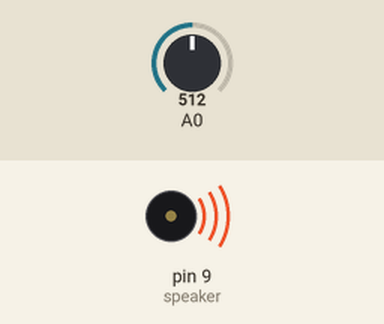
Simulated run of this sketch. Board: Arduino Uno, built with avr-gcc and run on an emulated ATmega328P. On the bench: buzzer (waves = sounding). Inputs (shaded band) come from the test bench; at power-on: A0 = 512.

Above: at 1.2 s.
1.3 s: A0 set to 984
At 2.3 s:
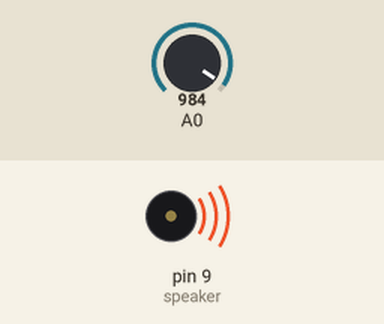
2.8 s: A0 set to 1006
At 3.7 s:
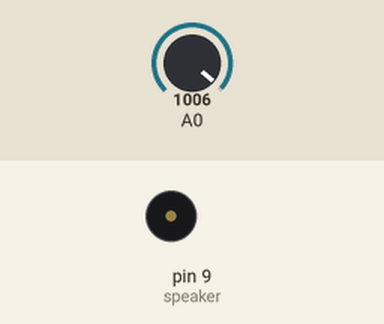
4.3 s: A0 set to 900
At 4.8 s:
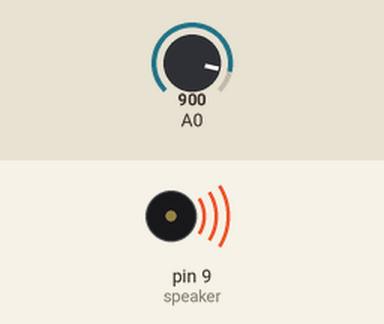
5.8 s: A0 set to 1023
At 7.2 s:
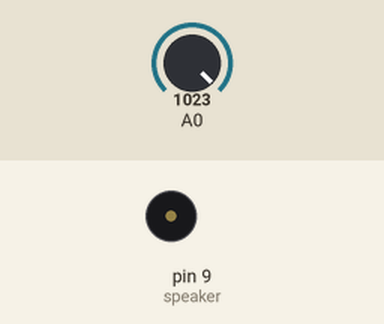
Timing chart, 0 to 8.3 s (numbered marks = the images above; inputs shaded):
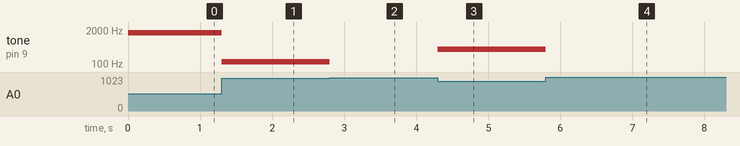

Measured:
- the behaviour switches between 990 and 991 on A0 (found by bisection; images 1 and 2)
- after the input at 1.3 s, tone on pin 9 (speaker): 1536 Hz → 120 Hz at once
- after the input at 2.8 s, tone on pin 9 (speaker): 120 Hz → silent at once
- after the input at 4.3 s, tone on pin 9 (speaker): silent → 372 Hz at once
- after the input at 5.8 s, tone on pin 9 (speaker): 372 Hz → silent at once

The sketch:

misophone.ino
```cpp
/*
 * Author: Clemens Valens (www.polyvalens.com)
 * Book: Mastering Microcontrollers Helped By Arduino
 * WWW: www.elektor.com/arduinobook
 * ISBN: 978-1-907920-23-3
 *
 * Misophone
 */

int speaker = 9;

void setup(void)
{
}


void loop(void)
{
  unsigned int frequency = 1024 - analogRead(A0);
  frequency *= 3;
  if (frequency<100) noTone(speaker);
  else tone(speaker,frequency);
}
```
